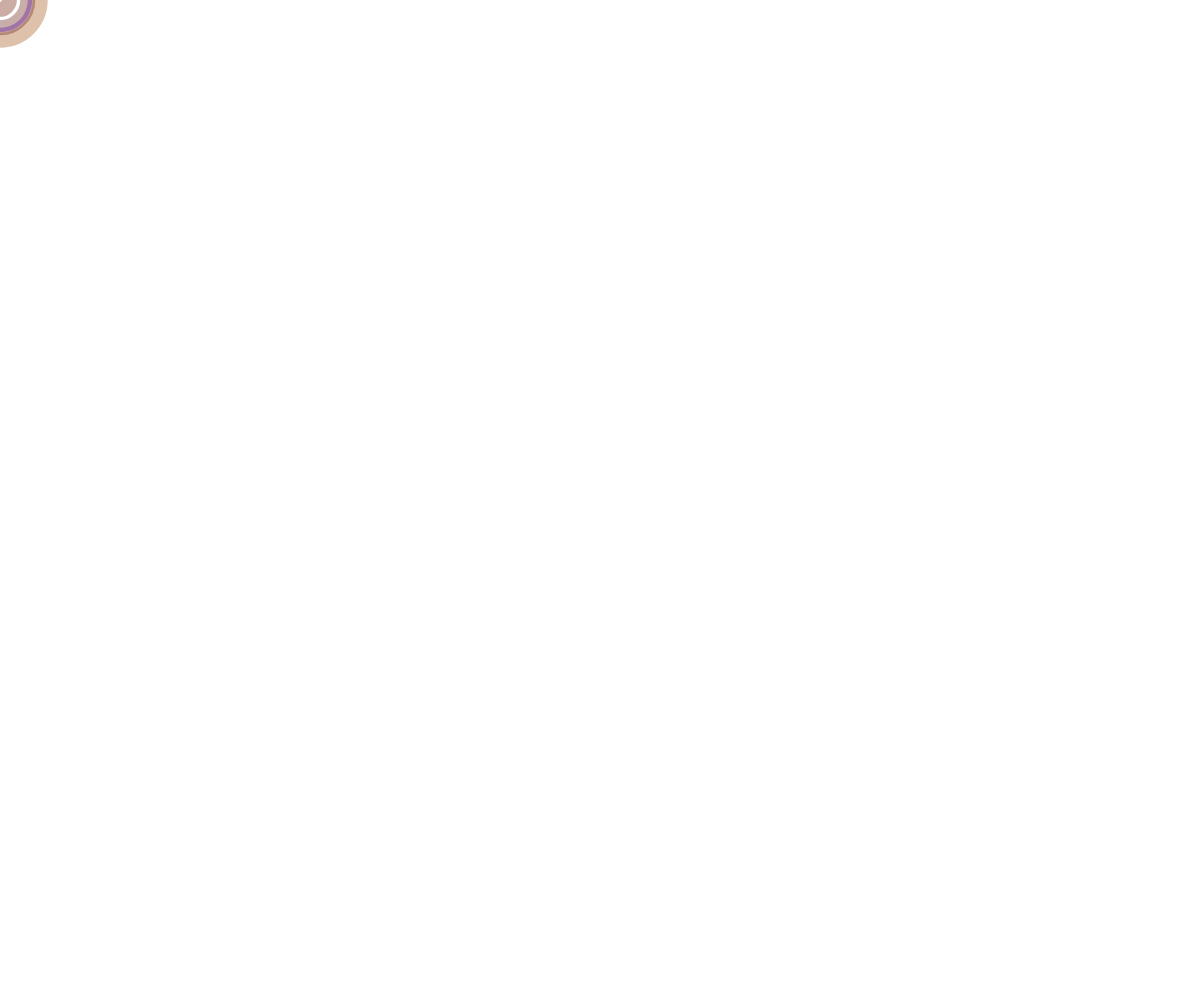
Frame 1 (no input)
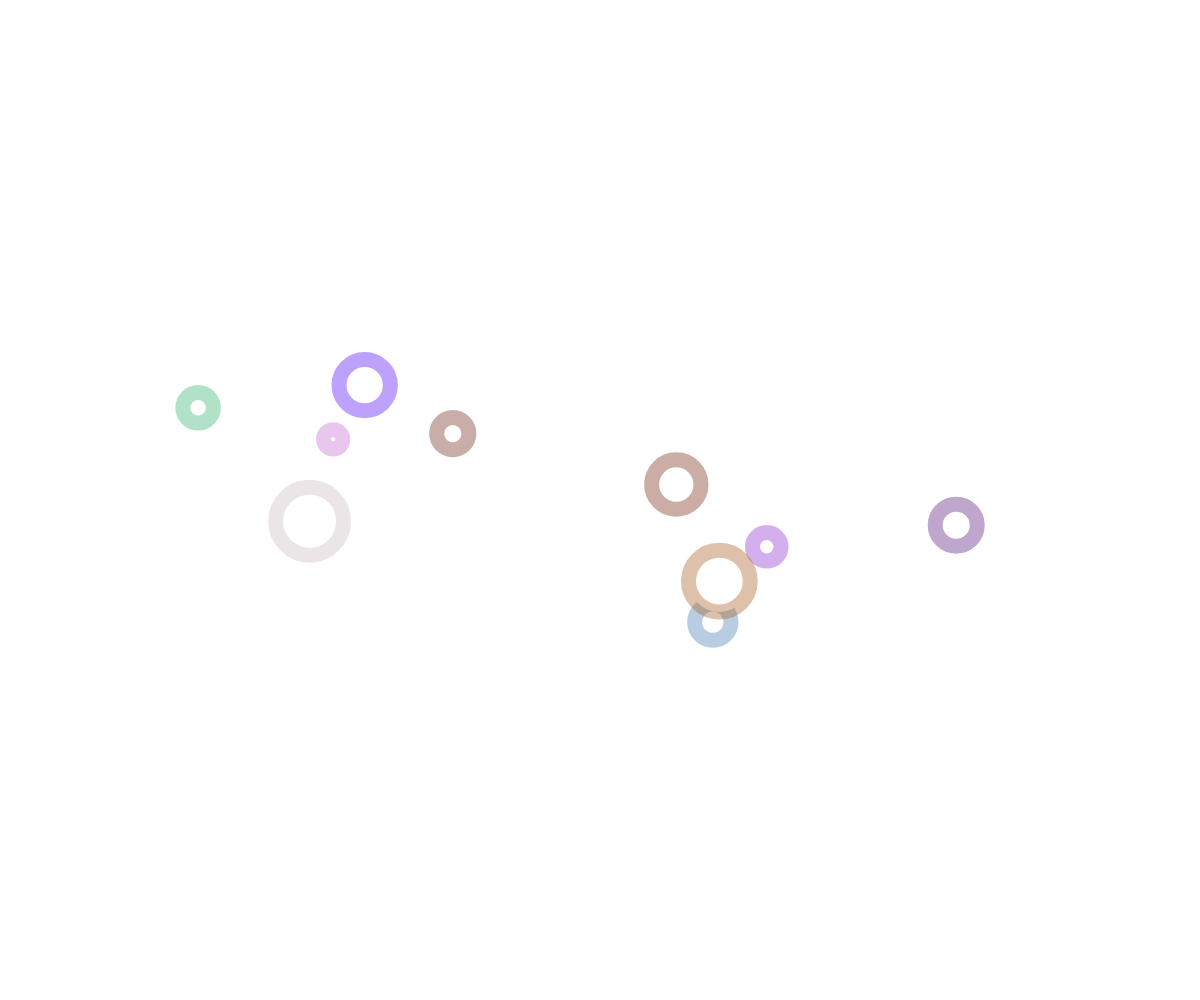
Frame 60 (no input)
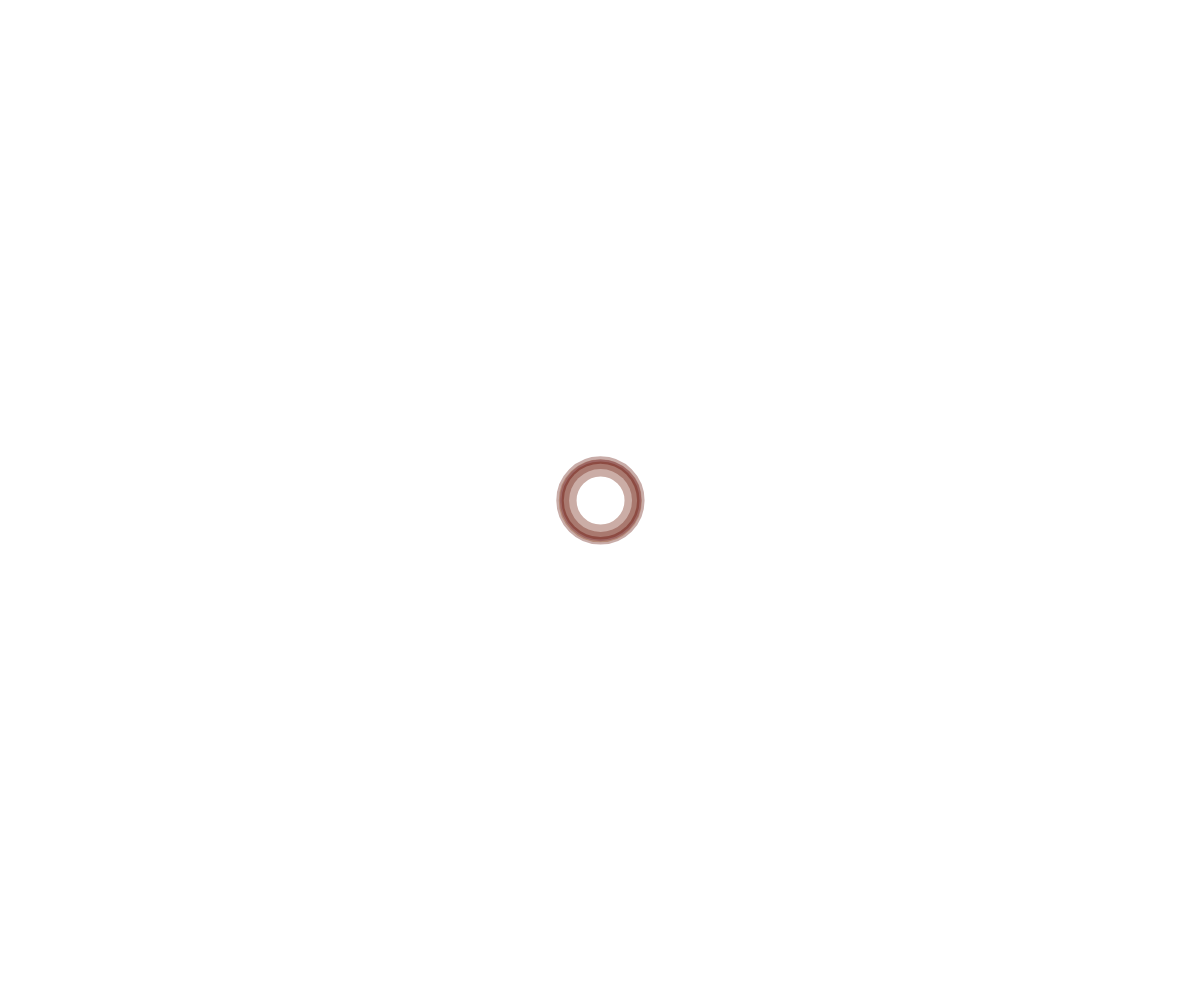
Frame 120 (the mouse pressed at the canvas centre since frame 60)

The p5.js sketch that drew these frames (run headless with seeded random() and noise() and a simulated clock; from frame 60 on, the mouse is pressed at the canvas centre):

// p5.js sketch
// ── sketch.js
let walkers = [];
let num = 10;

function setup() {
  createCanvas(windowWidth, windowHeight);
  rectMode(CENTER);
  print("se si tiene premuto sulla canvas i camminatori si sovrappongono in corrispondenza delle coordinate del mouse");
  
  for (let a=0; a<num; a++) {
    walkers.push(new Walker(a));
  }  
}

function draw() {
  background(255);  
  
  for (let b=0; b<walkers.length; b++) {
    walkers[b].display();
    walkers[b].move();    
  }
}

function Walker(_id) {
  this.id=_id;
  this.x=0;
  this.y=0;
  //t è un numero casuale perchè se no i camminatori partirebbero tutti dallo stesso punto
  this.t=random(100);
  //creo un incremento per variare la direzione dei camminatori e renderli indipendenti
  this.tInc = random(1, 5) * 0.001;
  
  //genero in maniera casuale il colore dello stroke
  this.r=random(255);
  this.g=random(255);
  this.b=random(255);
  this.trasp=random(80, 100);

  this.move = function(){
    this.x=noise(this.t)*width;
    this.y=noise(this.t+5)*height;
    this.t += this.tInc;    
    
    //se si tiene premuto il mouse i camminatori si posizioneranno al centro delle coordinate del mouse
    if(mouseIsPressed) {
    this.x = mouseX + noise(this.t);
    this.y = mouseY + noise(this.t+25);
    this.t += this.tInc;
    }
  }
  
  this.display = function(){
    this.size=100*noise(this.t*3)
    stroke(this.r, this.g, this.b, this.trasp);
    strokeWeight(15);
    noFill;
    ellipse(this.x, this.y, this.size);
  }
}
